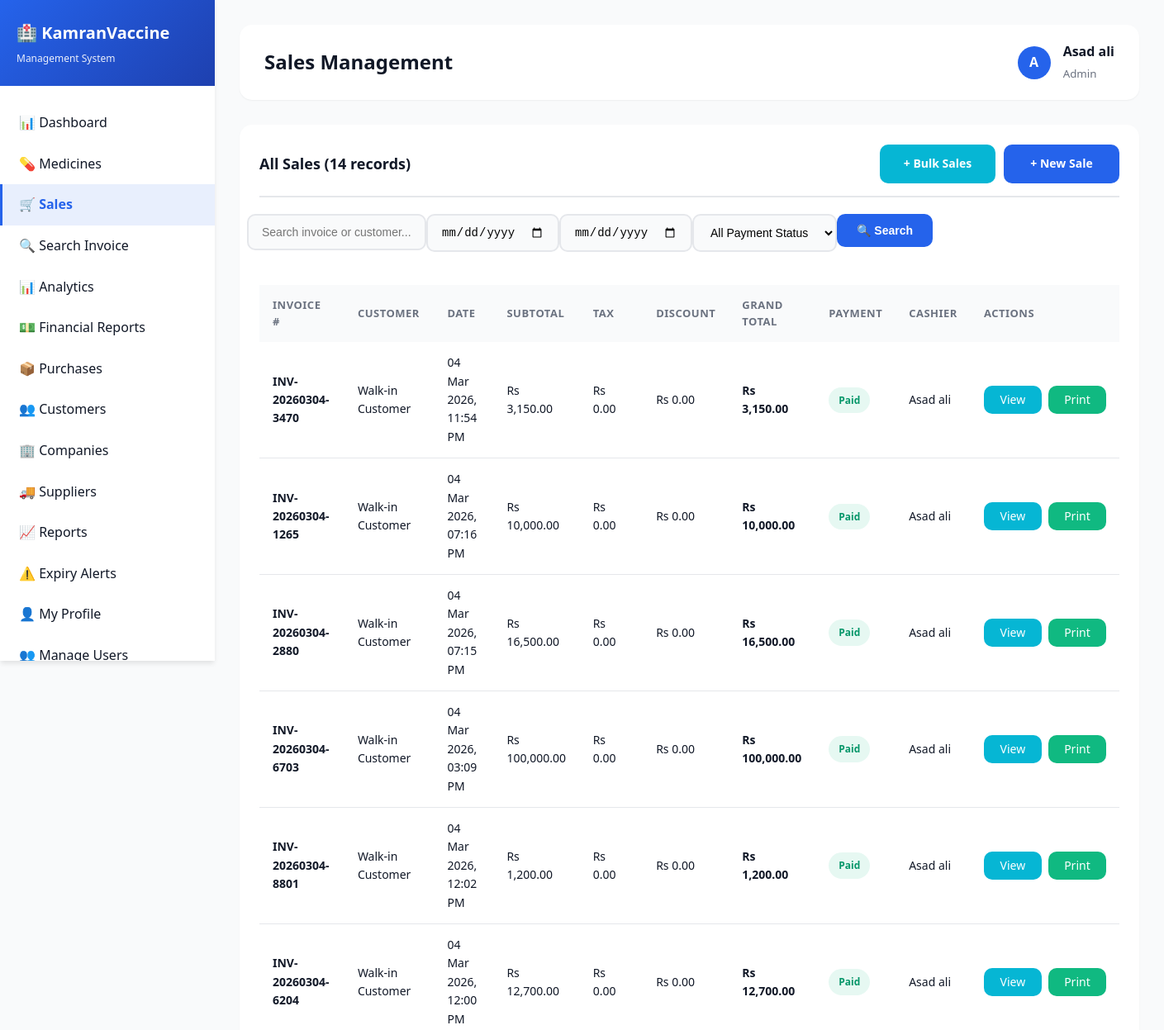
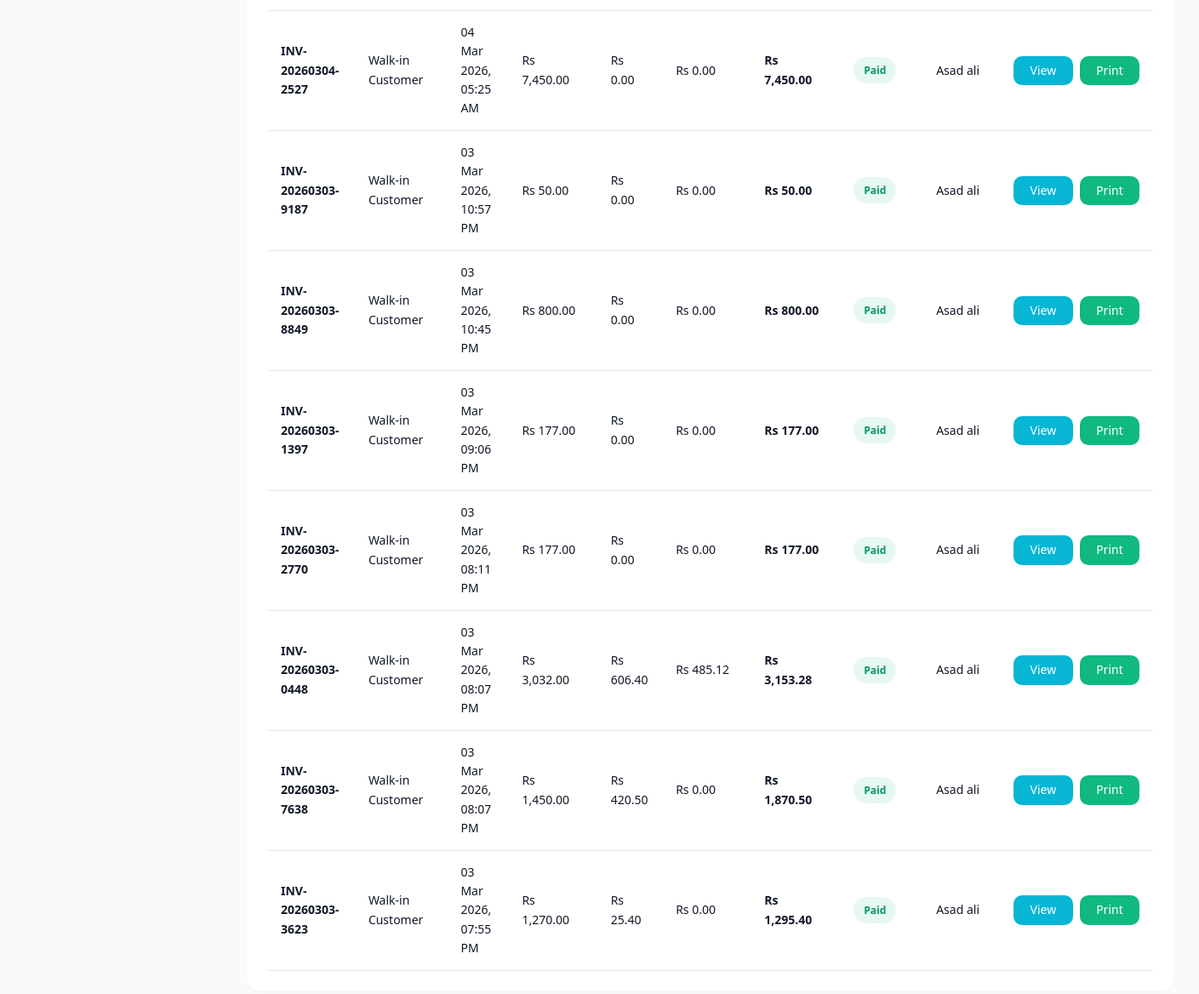
The page /admin/sales.php (signed in) on the database its author committed (2 pictures, top to bottom).
### tables this page shows
CREATE TABLE `sales` (
  `id` int(11) NOT NULL AUTO_INCREMENT,
  `invoice_number` varchar(50) NOT NULL,
  `customer_id` int(11) DEFAULT NULL,
  `customer_name` varchar(255) DEFAULT NULL,
  `user_id` int(11) DEFAULT NULL,
  `sale_date` timestamp NOT NULL DEFAULT current_timestamp(),
  `subtotal` decimal(10,2) NOT NULL,
  `tax_percentage` decimal(5,2) DEFAULT 0.00,
  `tax_amount` decimal(10,2) DEFAULT 0.00,
  `discount_percentage` decimal(5,2) DEFAULT 0.00,
  `discount_amount` decimal(10,2) DEFAULT 0.00,
  `grand_total` decimal(10,2) NOT NULL,
  `payment_method` enum('cash','card','upi','other') DEFAULT 'cash',
  `payment_status` enum('paid','pending','partial') DEFAULT 'paid',
  `amount_paid` decimal(10,2) DEFAULT 0.00,
  `change_amount` decimal(10,2) DEFAULT 0.00,
  `notes` text DEFAULT NULL,
  PRIMARY KEY (`id`),
  UNIQUE KEY `invoice_number` (`invoice_number`),
  KEY `customer_id` (`customer_id`),
  KEY `user_id` (`user_id`),
  KEY `idx_invoice` (`invoice_number`),
  KEY `idx_sale_date` (`sale_date`),
  CONSTRAINT `sales_ibfk_1` FOREIGN KEY (`customer_id`) REFERENCES `customers` (`id`) ON DELETE SET NULL,
  CONSTRAINT `sales_ibfk_2` FOREIGN KEY (`user_id`) REFERENCES `users` (`id`) ON DELETE SET NULL
);

CREATE TABLE `users` (
  `id` int(11) NOT NULL AUTO_INCREMENT,
  `username` varchar(100) NOT NULL,
  `password` varchar(255) NOT NULL,
  `full_name` varchar(255) NOT NULL,
  `email` varchar(255) DEFAULT NULL,
  `phone` varchar(20) DEFAULT NULL,
  `role` enum('admin','pharmacist','cashier','manager') DEFAULT 'cashier',
  `status` enum('active','inactive') DEFAULT 'active',
  `created_at` timestamp NOT NULL DEFAULT current_timestamp(),
  `last_login` timestamp NULL DEFAULT NULL,
  PRIMARY KEY (`id`),
  UNIQUE KEY `username` (`username`),
  KEY `idx_username` (`username`),
  KEY `idx_role` (`role`)
);

### admin/sales.php (the view, shortened to what this page needs)
<?php
include("includes/header.php");
$search = isset($_GET['search']) ? mysqli_real_escape_string($conn, $_GET['search']) : '';
$date_from = isset($_GET['date_from']) ? $_GET['date_from'] : '';
$date_to = isset($_GET['date_to']) ? $_GET['date_to'] : '';
$page = isset($_GET['page']) ? intval($_GET['page']) : 1;
$records_per_page = 15;
$offset = ($page - 1) * $records_per_page;
$count_query = "SELECT COUNT(*) as total FROM sales s
    LEFT JOIN customers c ON s.customer_id = c.id
    LEFT JOIN users u ON s.user_id = u.id WHERE 1=1";
$total_records = mysqli_fetch_assoc(mysqli_query($conn, $count_query))['total'];
$query = "SELECT s.*, c.customer_name, u.full_name as cashier FROM sales s
    LEFT JOIN customers c ON s.customer_id = c.id
    LEFT JOIN users u ON s.user_id = u.id WHERE 1=1";
$query .= " ORDER BY s.sale_date DESC LIMIT $records_per_page OFFSET $offset";
$sales = mysqli_query($conn, $query);
?>
<div class="card">
    <div class="card-header" style="display: flex; justify-content: space-between; align-items: center;">
        <h3>All Sales (<?php echo $total_records; ?> records)</h3>
        <div style="display: flex; gap: 10px;">
            <a href="bulk_sales.php" class="btn btn-info" style="min-width: 140px;">+ Bulk Sales</a>
            <a href="new_sale.php" class="btn btn-primary" style="min-width: 140px;">+ New Sale</a>
        </div>
    </div>
    <div class="card-body">
        <form method="GET" style="margin-bottom: 20px;">
            <div class="row">
                <div class="col-md-3">
                    <div class="form-group">
                        <input type="text" name="search" class="form-control" placeholder="Search invoice or customer..." value="<?php echo htmlspecialchars($search); ?>">
                    </div>
                </div>
                <div class="col-md-2">
                    <div class="form-group">
                        <input type="date" name="date_from" class="form-control" placeholder="From Date" value="<?php echo $date_from; ?>">
                    </div>
                </div>
                <div class="col-md-2">
                    <div class="form-group">
                        <input type="date" name="date_to" class="form-control" placeholder="To Date" value="<?php echo $date_to; ?>">
                    </div>
                </div>
                <div class="col-md-3">
                    <div class="form-group">
                        <select name="payment_status" class="form-control">
                            <option value="">All Payment Status</option>
                        </select>
                    </div>
                </div>
                <div class="col-md-2">
                    <button type="submit" class="btn btn-primary" style="width: 100%;">🔍 Search</button>
                </div>
            </div>
        </form>
        <div class="table-responsive">
            <table>
                <thead>
                    <tr>
                        <th>Invoice #</th>
                        <th>Customer</th>
                        <th>Date</th>
                        <th>Subtotal</th>
                        <th>Tax</th>
                        <th>Discount</th>
                        <th>Grand Total</th>
                        <th>Payment</th>
                        <th>Cashier</th>
                        <th>Actions</th>
                    </tr>
                </thead>
                <tbody>
                    <?php while ($sale = mysqli_fetch_assoc($sales)): ?>
                    <tr>
                        <td><strong><?php echo $sale['invoice_number']; ?></strong></td>
                        <td><?php echo $sale['customer_name'] ?? 'Walk-in Customer'; ?></td>
                        <td><?php echo date('d M Y, h:i A', strtotime($sale['sale_date'])); ?></td>
                        <td>Rs <?php echo number_format($sale['subtotal'], 2); ?></td>
                        <td>Rs <?php echo number_format($sale['tax_amount'], 2); ?></td>
                        <td>Rs <?php echo number_format($sale['discount_amount'], 2); ?></td>
                        <td><strong>Rs <?php echo number_format($sale['grand_total'], 2); ?></strong></td>
                        <td>
                            <span class="badge badge-<?php echo $sale['payment_status'] == 'paid' ? 'success' : 'warning'; ?>">
                                <?php echo ucfirst($sale['payment_status']); ?>
                            </span>
                        </td>
                        <td><?php echo $sale['cashier']; ?></td>
                        <td>
                            <div class="action-buttons">
                                <a href="view_sale.php?id=<?php echo $sale['id']; ?>" class="btn btn-info btn-sm">View</a>
                                <a href="print_invoice.php?id=<?php echo $sale['id']; ?>" class="btn btn-success btn-sm" target="_blank">Print</a>
                            </div>
                        </td>
                    </tr>
                    <?php endwhile; ?>
                </tbody>
            </table>
        </div>
    </div>
</div>
<?php include("includes/footer.php"); ?>

### css/style.css (style rules this page uses)
:root { --primary-color: #2563eb; --primary-dark: #1e40af; --secondary-color: #10b981; --danger-color: #ef4444; --warning-color: #f59e0b; --info-color: #06b6d4; --dark-color: #1f2937; --light-color: #f9fafb; --border-color: #e5e7eb; --text-primary: #111827; --text-secondary: #6b7280; --shadow-sm: 0 1px 2px 0 rgba(0, 0, 0, 0.05); --shadow-md: 0 4px 6px -1px rgba(0, 0, 0, 0.1); --shadow-lg: 0 10px 15px -3px rgba(0, 0, 0, 0.1); --shadow-xl: 0 20px 25px -5px rgba(0, 0, 0, 0.1); }
* { margin: 0; padding: 0; box-sizing: border-box; }
body { font-family: 'Segoe UI', Tahoma, Geneva, Verdana, sans-serif; background: linear-gradient(135deg, #667eea 0%, #764ba2 100%); min-height: 100vh; color: var(--text-primary); line-height: 1.6; }
.form-group { margin-bottom: 20px; }
.form-control { width: 100%; padding: 12px 16px; border: 2px solid var(--border-color); border-radius: 10px; font-size: 14px; transition: all 0.3s ease; background: var(--light-color); }
.btn { padding: 12px 24px; border: none; border-radius: 10px; font-size: 14px; font-weight: 600; cursor: pointer; transition: all 0.3s ease; text-decoration: none; display: inline-block; text-align: center; white-space: nowrap; }
.btn-primary { background: var(--primary-color); color: white; width: 100%; }
.btn-success { background: var(--secondary-color); color: white; }
.btn-info { background: var(--info-color); color: white; }
.btn-sm { padding: 6px 16px; font-size: 13px; min-width: 70px; font-weight: 500; }
.card { background: white; border-radius: 15px; padding: 24px; box-shadow: var(--shadow-sm); margin-bottom: 24px; transition: all 0.3s ease; }
.card-header { margin-bottom: 20px; padding-bottom: 15px; border-bottom: 2px solid var(--border-color); }
.card-header h3 { font-size: 18px; color: var(--text-primary); font-weight: 600; }
.card-body { padding: 0; }
.table-responsive { overflow-x: auto; }
table { width: 100%; border-collapse: collapse; }
table thead { background: var(--light-color); }
table th { padding: 14px 16px; text-align: left; font-weight: 600; font-size: 13px; color: var(--text-secondary); text-transform: uppercase; letter-spacing: 0.5px; }
table td { padding: 14px 16px; border-bottom: 1px solid var(--border-color); font-size: 14px; }
.badge { padding: 6px 12px; border-radius: 20px; font-size: 12px; font-weight: 600; display: inline-block; }
.badge-success { background: rgba(16, 185, 129, 0.1); color: #059669; }
.action-buttons { display: flex; gap: 8px; align-items: center; }
.action-buttons .btn { min-width: 70px; padding: 6px 12px; text-align: center; font-size: 14px; font-weight: 500; }
.row { display: flex; flex-wrap: wrap; margin: 0 -15px; }
select.form-control { cursor: pointer; }

### rows shown on the page
sales: invoice_number "INV-20260304-3470", customer_name "Walk-in Customer", sale_date "04 Mar 2026, 11:54 PM", subtotal "3,150.00", tax_amount "0.00", discount_amount "0.00", grand_total "3,150.00", payment_status "Paid", user.full_name "Asad ali"
sales: invoice_number "INV-20260304-1265", customer_name "Walk-in Customer", sale_date "04 Mar 2026, 07:16 PM", subtotal "10,000.00", tax_amount "0.00", discount_amount "0.00", grand_total "10,000.00", payment_status "Paid", user.full_name "Asad ali"
sales: invoice_number "INV-20260304-2880", customer_name "Walk-in Customer", sale_date "04 Mar 2026, 07:15 PM", subtotal "16,500.00", tax_amount "0.00", discount_amount "0.00", grand_total "16,500.00", payment_status "Paid", user.full_name "Asad ali"
sales: invoice_number "INV-20260304-6703", customer_name "Walk-in Customer", sale_date "04 Mar 2026, 03:09 PM", subtotal "100,000.00", tax_amount "0.00", discount_amount "0.00", grand_total "100,000.00", payment_status "Paid", user.full_name "Asad ali"
sales: invoice_number "INV-20260304-8801", customer_name "Walk-in Customer", sale_date "04 Mar 2026, 12:02 PM", subtotal "1,200.00", tax_amount "0.00", discount_amount "0.00", grand_total "1,200.00", payment_status "Paid", user.full_name "Asad ali"
sales: invoice_number "INV-20260304-6204", customer_name "Walk-in Customer", sale_date "04 Mar 2026, 12:00 PM", subtotal "12,700.00", tax_amount "0.00", discount_amount "0.00", grand_total "12,700.00", payment_status "Paid", user.full_name "Asad ali"
sales: invoice_number "INV-20260304-2527", customer_name "Walk-in Customer", sale_date "04 Mar 2026, 05:25 AM", subtotal "7,450.00", tax_amount "0.00", discount_amount "0.00", grand_total "7,450.00", payment_status "Paid", user.full_name "Asad ali"
sales: invoice_number "INV-20260303-9187", customer_name "Walk-in Customer", sale_date "03 Mar 2026, 10:57 PM", subtotal "50.00", tax_amount "0.00", discount_amount "0.00", grand_total "50.00", payment_status "Paid", user.full_name "Asad ali"
sales: invoice_number "INV-20260303-8849", customer_name "Walk-in Customer", sale_date "03 Mar 2026, 10:45 PM", subtotal "800.00", tax_amount "0.00", discount_amount "0.00", grand_total "800.00", payment_status "Paid", user.full_name "Asad ali"
sales: invoice_number "INV-20260303-1397", customer_name "Walk-in Customer", sale_date "03 Mar 2026, 09:06 PM", subtotal "177.00", tax_amount "0.00", discount_amount "0.00", grand_total "177.00", payment_status "Paid", user.full_name "Asad ali"
sales: invoice_number "INV-20260303-2770", customer_name "Walk-in Customer", sale_date "03 Mar 2026, 08:11 PM", subtotal "177.00", tax_amount "0.00", discount_amount "0.00", grand_total "177.00", payment_status "Paid", user.full_name "Asad ali"
sales: invoice_number "INV-20260303-0448", customer_name "Walk-in Customer", sale_date "03 Mar 2026, 08:07 PM", subtotal "3,032.00", tax_amount "606.40", discount_amount "485.12", grand_total "3,153.28", payment_status "Paid", user.full_name "Asad ali"
sales: invoice_number "INV-20260303-7638", customer_name "Walk-in Customer", sale_date "03 Mar 2026, 08:07 PM", subtotal "1,450.00", tax_amount "420.50", discount_amount "0.00", grand_total "1,870.50", payment_status "Paid", user.full_name "Asad ali"
sales: invoice_number "INV-20260303-3623", customer_name "Walk-in Customer", sale_date "03 Mar 2026, 07:55 PM", subtotal "1,270.00", tax_amount "25.40", discount_amount "0.00", grand_total "1,295.40", payment_status "Paid", user.full_name "Asad ali"

### other values the page prints
$store_settings['store_name'] "KamranVaccine"
$store_settings['store_tagline'] "Management System"
$page_title "Sales Management"
substr($_SESSION['full_name'], 0, 1) "A"
$_SESSION['full_name'] "Asad ali"
$_SESSION['role'] "Admin"
$total_records "14"
